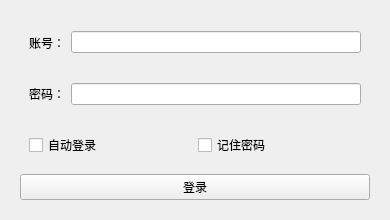
<?xml version="1.0" encoding="UTF-8"?>
<ui version="4.0">
 <class>AdminLoginPage</class>
 <widget class="QWidget" name="AdminLoginPage">
  <property name="geometry">
   <rect>
    <x>0</x>
    <y>0</y>
    <width>390</width>
    <height>220</height>
   </rect>
  </property>
  <property name="windowTitle">
   <string>登录服务器</string>
  </property>
  <property name="windowIcon">
   <iconset resource="../appicon.qrc">
    <normaloff>:/resource/appicon/APPIcon.png</normaloff>:/resource/appicon/APPIcon.png</iconset>
  </property>
  <layout class="QVBoxLayout" name="verticalLayout_2">
   <item>
    <widget class="QWidget" name="widget" native="true">
     <layout class="QVBoxLayout" name="verticalLayout">
      <item>
       <widget class="QWidget" name="widget_2" native="true">
        <layout class="QHBoxLayout" name="horizontalLayout_3">
         <item>
          <widget class="QLabel" name="label_3">
           <property name="text">
            <string>账号：</string>
           </property>
          </widget>
         </item>
         <item>
          <widget class="QLineEdit" name="lineEditAccount"/>
         </item>
        </layout>
       </widget>
      </item>
      <item>
       <widget class="QWidget" name="widget_3" native="true">
        <layout class="QHBoxLayout" name="horizontalLayout_4">
         <item>
          <widget class="QLabel" name="label_4">
           <property name="text">
            <string>密码：</string>
           </property>
          </widget>
         </item>
         <item>
          <widget class="QLineEdit" name="lineEditPassword">
           <property name="echoMode">
            <enum>QLineEdit::Password</enum>
           </property>
          </widget>
         </item>
        </layout>
       </widget>
      </item>
      <item>
       <widget class="QWidget" name="widget_4" native="true">
        <layout class="QHBoxLayout" name="horizontalLayout_5">
         <item>
          <widget class="QCheckBox" name="checkBoxAutoLogin">
           <property name="text">
            <string>自动登录</string>
           </property>
          </widget>
         </item>
         <item>
          <widget class="QCheckBox" name="checkBoxRemember">
           <property name="text">
            <string>记住密码</string>
           </property>
          </widget>
         </item>
        </layout>
       </widget>
      </item>
      <item>
       <widget class="QPushButton" name="pushButtonLogin">
        <property name="text">
         <string>登录</string>
        </property>
       </widget>
      </item>
     </layout>
    </widget>
   </item>
  </layout>
 </widget>
 <resources>
  <include location="../appicon.qrc"/>
 </resources>
 <connections/>
</ui>
